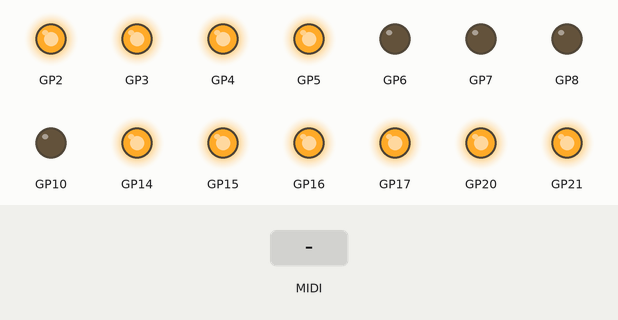
Recording of a program running on a simulated Raspberry Pi Pico. On the bench: output pins drawn as LEDs (lit = HIGH). Inputs (shaded band) come from the test bench. MIDI output is not drawn.

Above: at 1.6 s.
At 3.2 s:
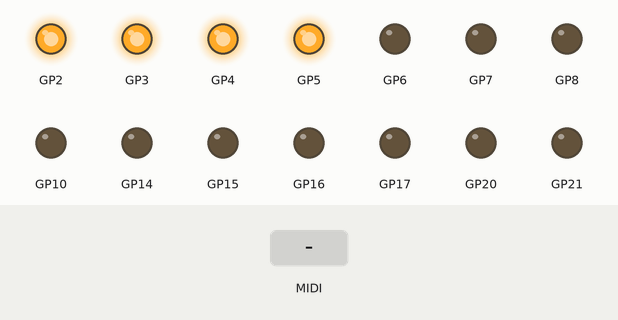
3.3 s: MIDI note 36 received
At 3.45 s:
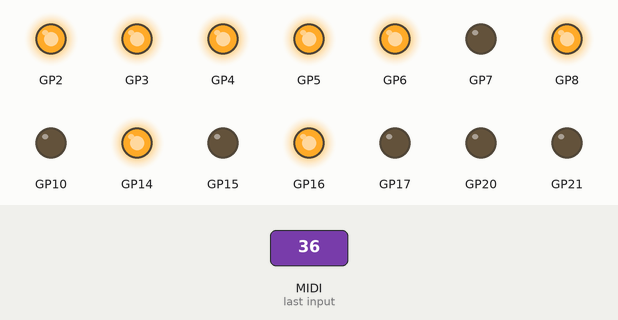
Timing chart, 0 to 6.3 s (numbered marks = the images above; inputs shaded):
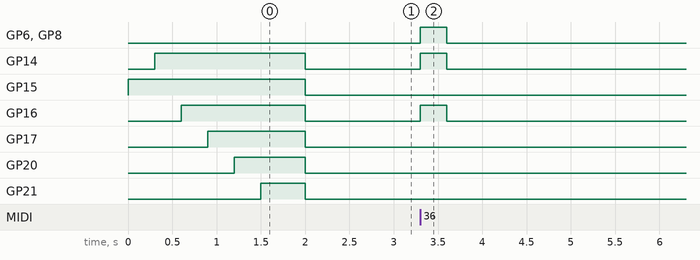

Measured:
- after the input at 3.3 s, GP6, GP8, GP14, GP16: LOW → HIGH at once, → LOW 0.30 s later

The program:

main.cpp
```cpp
#include <Arduino.h>
#include <MIDI.h>

#include "config.h"
#include "dac.h"
#include "midi_clock.h"

// Using Serial2 (UART1: GP26 TX / GP9 RX) for MIDI input.
MIDI_CREATE_INSTANCE(HardwareSerial, Serial2, MIDI);

static uint8_t note_count_ch1 = 0;
static uint8_t active_note_count = 0;

// ---------------------------------------------------------------------------
// Pin initialisation
// ---------------------------------------------------------------------------
static void initPins() {
    // LED outputs
    const uint8_t led_pins[] = {
        PIN_MIDI_LED, PIN_CLOCK_LED,
        PIN_GATE_LED_1, PIN_GATE_LED_2, PIN_GATE_LED_3, PIN_GATE_LED_4
    };
    for (auto pin : led_pins) {
        pinMode(pin, OUTPUT);
    }

    // DAC chip-select pins (active LOW, idle HIGH)
    const uint8_t dac_pins[] = {PIN_DAC1, PIN_DAC2, PIN_DAC3, PIN_DAC4};
    for (auto pin : dac_pins) {
        pinMode(pin, OUTPUT);
        digitalWrite(pin, HIGH);
    }

    // Clock outputs
    const uint8_t clock_pins[] = {PIN_CLOCK_1, PIN_CLOCK_2};
    for (auto pin : clock_pins) {
        pinMode(pin, OUTPUT);
        digitalWrite(pin, LOW);
    }

    // Gate / control outputs
    const uint8_t gate_pins[] = {
        PIN_GATE_1, PIN_SLIDE_1, PIN_ACCENT_1,
        PIN_GATE_2, PIN_GATE_3, PIN_GATE_4
    };
    for (auto pin : gate_pins) {
        pinMode(pin, OUTPUT);
        digitalWrite(pin, LOW);
    }
}

static void startupAnimation() {
    const uint8_t leds[] = {
        PIN_CLOCK_LED, PIN_MIDI_LED,
        PIN_GATE_LED_1, PIN_GATE_LED_2, PIN_GATE_LED_3, PIN_GATE_LED_4
    };
    for (auto pin : leds) {
        digitalWrite(pin, HIGH);
        delay(300);
    }
    delay(200);
    for (auto pin : leds) {
        digitalWrite(pin, LOW);
    }
}

// ---------------------------------------------------------------------------
// MIDI Handlers
// ---------------------------------------------------------------------------
static void onNoteOn(byte channel, byte pitch, byte velocity) {
    if (active_note_count < 255) {
        active_note_count++;
    }
    digitalWrite(PIN_MIDI_LED, HIGH);

    if (channel == MIDI_CH1) {
        if (note_count_ch1 < 255) {
            note_count_ch1++;
        }
        commandNote(PIN_DAC1, pitch);
        digitalWrite(PIN_GATE_LED_1, HIGH);

        if (velocity > ACCENT_VELOCITY_THRESHOLD) {
            digitalWrite(PIN_ACCENT_1, HIGH);
        } else {
            digitalWrite(PIN_ACCENT_1, LOW);
        }

        if (note_count_ch1 > 1) {
            digitalWrite(PIN_SLIDE_1, HIGH);
        }
        digitalWrite(PIN_GATE_1, HIGH);
    }

    if (channel == MIDI_CH2) {
        commandNote(PIN_DAC2, pitch);
        commandCV(PIN_DAC2, velocity);
        digitalWrite(PIN_GATE_2, HIGH);
        digitalWrite(PIN_GATE_LED_2, HIGH);
    }

    if (channel == MIDI_CH3) {
        commandNote(PIN_DAC3, pitch);
        commandCV(PIN_DAC3, velocity);
        digitalWrite(PIN_GATE_3, HIGH);
        digitalWrite(PIN_GATE_LED_3, HIGH);
    }

    if (channel == MIDI_CH4) {
        commandNote(PIN_DAC4, pitch);
        commandCV(PIN_DAC4, velocity);
        digitalWrite(PIN_GATE_4, HIGH);
        digitalWrite(PIN_GATE_LED_4, HIGH);
    }
}

static void onNoteOff(byte channel, byte pitch, byte velocity) {
    if (active_note_count > 0) {
        active_note_count--;
    }
    if (active_note_count == 0) {
        digitalWrite(PIN_MIDI_LED, LOW);
    }

    if (channel == MIDI_CH1) {
        if (note_count_ch1 > 0) {
            note_count_ch1--;
        }

        // End slide when no longer in legato (back to single note or none)
        if (note_count_ch1 <= 1) {
            digitalWrite(PIN_SLIDE_1, LOW);
        }

        if (note_count_ch1 == 0) {
            digitalWrite(PIN_GATE_1, LOW);
            digitalWrite(PIN_ACCENT_1, LOW);
            digitalWrite(PIN_GATE_LED_1, LOW);
        }
    }

    if (channel == MIDI_CH2) {
        commandCV(PIN_DAC2, 0);
        digitalWrite(PIN_GATE_2, LOW);
        digitalWrite(PIN_GATE_LED_2, LOW);
    }

    if (channel == MIDI_CH3) {
        commandCV(PIN_DAC3, 0);
        digitalWrite(PIN_GATE_3, LOW);
        digitalWrite(PIN_GATE_LED_3, LOW);
    }

    if (channel == MIDI_CH4) {
        commandCV(PIN_DAC4, 0);
        digitalWrite(PIN_GATE_4, LOW);
        digitalWrite(PIN_GATE_LED_4, LOW);
    }
}

static void onControlChange(byte channel, byte number, byte value) {
    if (number == CC_1) {
        commandCV(PIN_DAC1, value);
    }
}

// ---------------------------------------------------------------------------
// Setup & Loop
// ---------------------------------------------------------------------------
void setup() {
#ifdef DEBUG
    Serial.begin(115200);
    delay(300);
    Serial.println("=== MIDI to CV Converter Starting ===");
#endif

    Serial2.setRX(9);  // MIDI RX pin on board (GP9)
    Serial2.setTX(26); // set to free pin to avoid conflicts

    initPins();
    startupAnimation();
    dac_init();

    MIDI.turnThruOff();
    MIDI.setHandleNoteOn(onNoteOn);
    MIDI.setHandleNoteOff(onNoteOff);
    MIDI.setHandleControlChange(onControlChange);
    MIDI.setHandleClock(handleClock);
    MIDI.setHandleStart(handleStartAndContinue);
    MIDI.setHandleContinue(handleStartAndContinue);
    MIDI.setHandleStop(handleStop);
    MIDI.begin(MIDI_CHANNEL_OMNI);
    // clear MIDI buffer
    while (Serial2.available()) Serial2.read();

#ifdef DEBUG
    Serial.println("=== Ready - Waiting for MIDI ===");
#endif
}

void loop() {
#ifdef DEBUG
    if (MIDI.read()) {
        Serial.print("MIDI - Type:");
        Serial.print(MIDI.getType());
        Serial.print(" Ch:");
        Serial.print(MIDI.getChannel());
        Serial.print(" D1:");
        Serial.print(MIDI.getData1());
        Serial.print(" D2:");
        Serial.println(MIDI.getData2());
    }
#else
    MIDI.read();
#endif

    updateClock();
}
```
